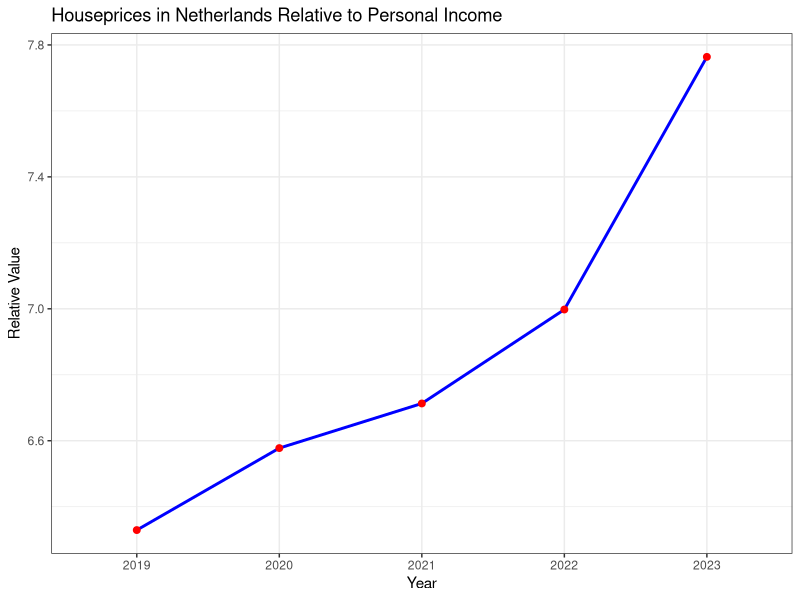
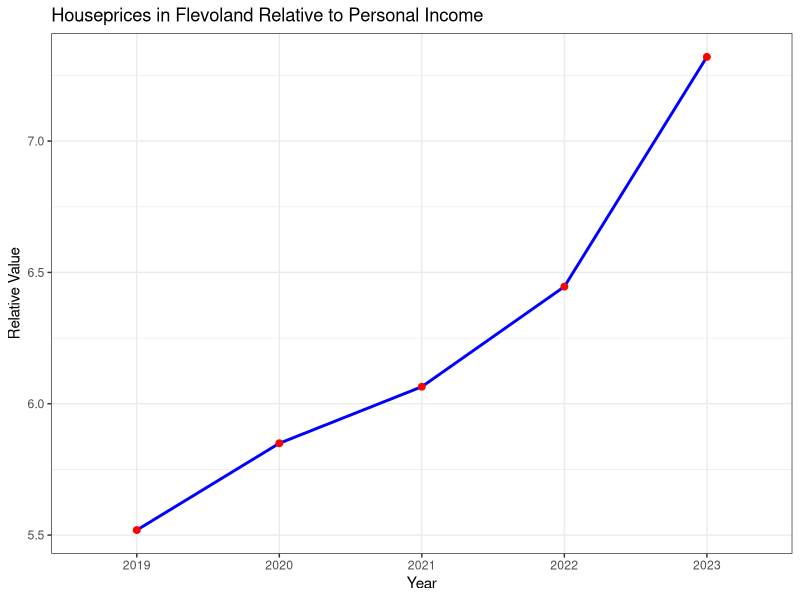
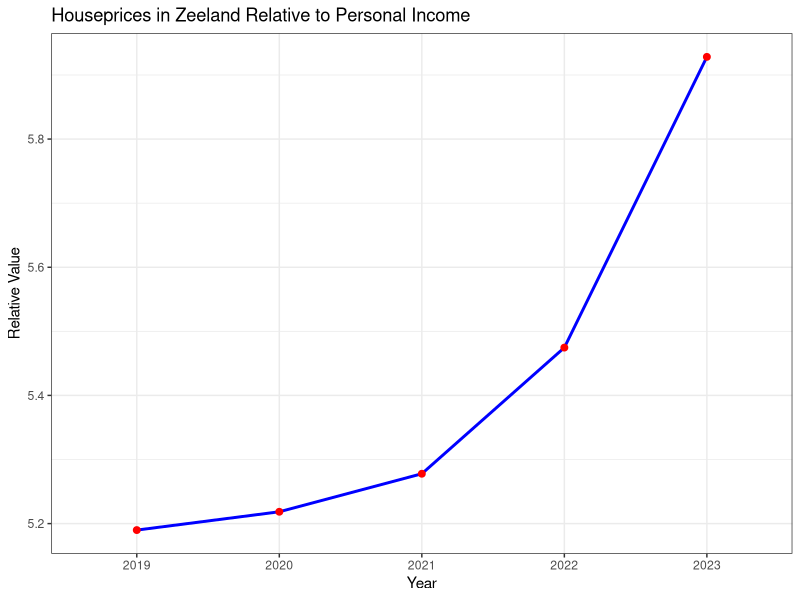
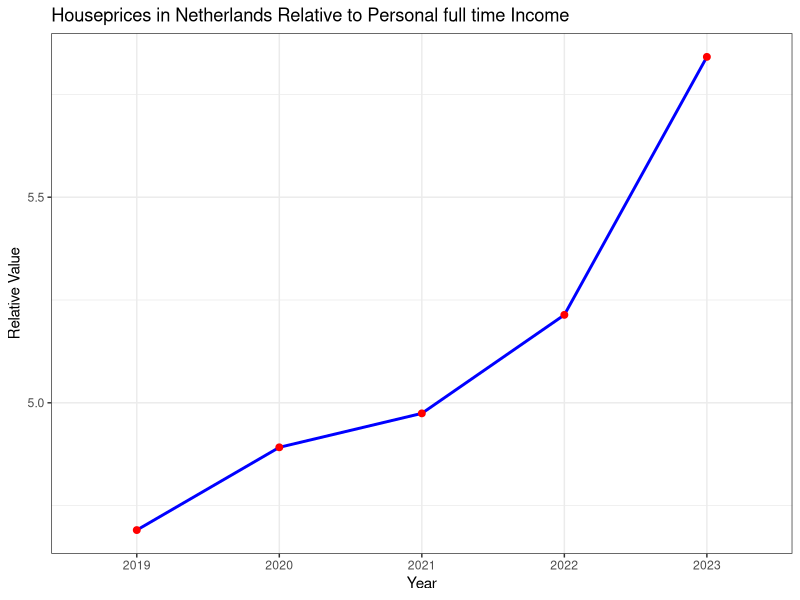

R code for these plots, in order:
library(ggplot2)
library(tidyverse)

data2 <- read.csv("wozdata.csv")
View(data2)

colnames(data2) <- data2[3, ] # turns the column names in the years
data2 <- data2[-c(1:5, 19:379), -c(1, 2, 5:7, 9:11, 13:15, 17:19, 21:23)] #verwijdert onnodige columns en rows
data2 <- na.omit(data2)  # Removes all rows that contain NA values
rownames(data2) <- data2[, 1]  # Set row names using the first column
data2 <- data2[, -1]  # Remove the first column if it's no longer needed




data <- read.csv("inkdata.csv")
View(data)

colnames(data) <- data[5, ] # turns the column names in a year
data <- data[-c(1, 2, 3, 4, 5, 6, 11), -c(1, 3, 5, 6, 7, 8, 10, 11, 12, 13, 15, 16, 17, 18, 20, 21, 22, 23, 25, 26, 27, 28)] # cleans up the data set
rownames(data) <- seq_len(nrow(data)) # unnecessary but makes numbers the rows correctly
colnames(data)[6] <- c("2023") #makes the year 2023 instead of 2023*

rownames(data) <- data[, 1]  # Set row names using the first column
data <- data[,-1]  # Remove the first column if it's no longer needed
data <- apply(data, 2, function(x) gsub(",", ".", x)) # replaces every comma into a decimal


data <- rbind(data, data2) # merges the two data sets
data[] <- lapply(data, function(x) as.numeric(as.character(x))) # makes the characters of all the numbers into numeric

new_row <- data[5, ] / data[3,]  # Element-wise division

rownames(new_row) <- "Houseprices in Netherland relative to Avg personal income"

data <- rbind(data[1:4, ], new_row, data[5:nrow(data), ])

# under here is the code to plot the new row 

graph_data <- data.frame(
  Year = colnames(data)[1:5],  # Extract year labels
  Value = as.numeric(data[5, 1:5])  # Convert row values to numeric
)

ggplot(graph_data, aes(x = Year, y = Value, group = 1)) +  # Explicitly set `group = 1`
  geom_line(color = "blue", linewidth = 1) +
  geom_point(color = "red", size = 2) +
  labs(
    title = "Houseprices in Netherlands Relative to Personal Income",
    x = "Year",
    y = "Relative Value"
  ) +
  theme_bw()



data2[] <- lapply(data2, function(x) as.numeric(as.character(x))) # makes the characters of all the numbers into numeric in the old data2
dif <- c() # give variable dif the value of a vector

for(i in 1:nrow(data2))
{
  dif[i] = data2$"2023"[i] / data2$"2019"[i] # Element division  
}

data2 <- cbind(data2, dif) # add the dif variable to the data2 dataset

slice_max(data2, dif) # finds max relative difference
slice_min(data2, dif) # finds min relative difference

# code to find houseprices relative to income in these places
rownumber_fle <- which(rownames(data) == "Flevoland (PV)")
rownumber_zee <- which(rownames(data) == "Zeeland (PV)")
rownumber_fle
rownumber_zee

new_row_fle <- data[11, ] / data[3,]  # Element-wise division
new_row_zee <- data[16, ] / data[3,]  # Element-wise division

rownames(new_row_fle) <- "Houseprices in Flevoland relative to Avg personal income"
rownames(new_row_zee) <- "Houseprices in Zeeland relative to Avg personal income"

data <- rbind(data[1:5, ], new_row_fle, data[6:nrow(data), ])
data <- rbind(data[1:6, ], new_row_zee, data[7:nrow(data), ])

graph_data <- data.frame(
  Year = colnames(data)[1:5],  # Extract year labels
  Value = as.numeric(data[6, 1:5])  # Convert row values to numeric
)

ggplot(graph_data, aes(x = Year, y = Value, group = 1)) +  # Explicitly set `group = 1`
  geom_line(color = "blue", linewidth = 1) +
  geom_point(color = "red", size = 2) +
  labs(
    title = "Houseprices in Flevoland Relative to Personal Income",
    x = "Year",
    y = "Relative Value"
  ) +
  theme_bw()

# under here is the code to plot the new row 

graph_data <- data.frame(
  Year = colnames(data)[1:5],  # Extract year labels
  Value = as.numeric(data[7, 1:5])  # Convert row values to numeric
)

ggplot(graph_data, aes(x = Year, y = Value, group = 1)) +  # Explicitly set `group = 1`
  geom_line(color = "blue", linewidth = 1) +
  geom_point(color = "red", size = 2) +
  labs(
    title = "Houseprices in Zeeland Relative to Personal Income",
    x = "Year",
    y = "Relative Value"
  ) +
  theme_bw()

voltijd <- read.csv("inkdata.csv")
View(voltijd)

colnames(voltijd) <- voltijd[5, ] # turns the column names in a year
voltijd <- voltijd[-c(1, 2, 3, 4, 5, 6, 11), -c(1, 3, 4, 5, 6, 7, 9, 10, 11, 12, 14, 15, 16, 17, 19, 20, 21, 22, 24, 25, 26, 27)] # cleans up the data set
colnames(voltijd)[6] <- c("2023") #makes the year 2023 instead of 2023*

rownames(voltijd) <- voltijd[, 1]  # Set row names using the first column
voltijd <- voltijd[,-1]  # Remove the first column if it's no longer needed
voltijd <- voltijd[-c(1, 2, 4), ] # cleans up the data set

rownames(voltijd)[1] <- "Werkzame beroepsbevolking met full time jobs|Gemiddeld persoonlijk inkomen"
voltijd[] <- lapply(voltijd, function(x) as.numeric(gsub(",", ".", x)))

data <- data[-c(1, 2, 4), ] # cleans up the data set

data <- rbind(data[1, ], voltijd, data[2:nrow(data), ])

new_row_vol <- data[6, ] / data[2,]  # Element-wise division
rownames(new_row_vol) <- "Houseprices in Netherlands relative to Avg personal full time income"
data <- rbind(data[1:2, ], new_row_vol, data[3:nrow(data), ])

graph_data <- data.frame(
  Year = colnames(data)[1:5],  # Extract year labels
  Value = as.numeric(data[3, 1:5])  # Convert row values to numeric
)

ggplot(graph_data, aes(x = Year, y = Value, group = 1)) +  # Explicitly set `group = 1`
  geom_line(color = "blue", linewidth = 1) +
  geom_point(color = "red", size = 2) +
  labs(
    title = "Houseprices in Netherlands Relative to Personal full time Income",
    x = "Year",
    y = "Relative Value"
  ) +
  theme_bw()
